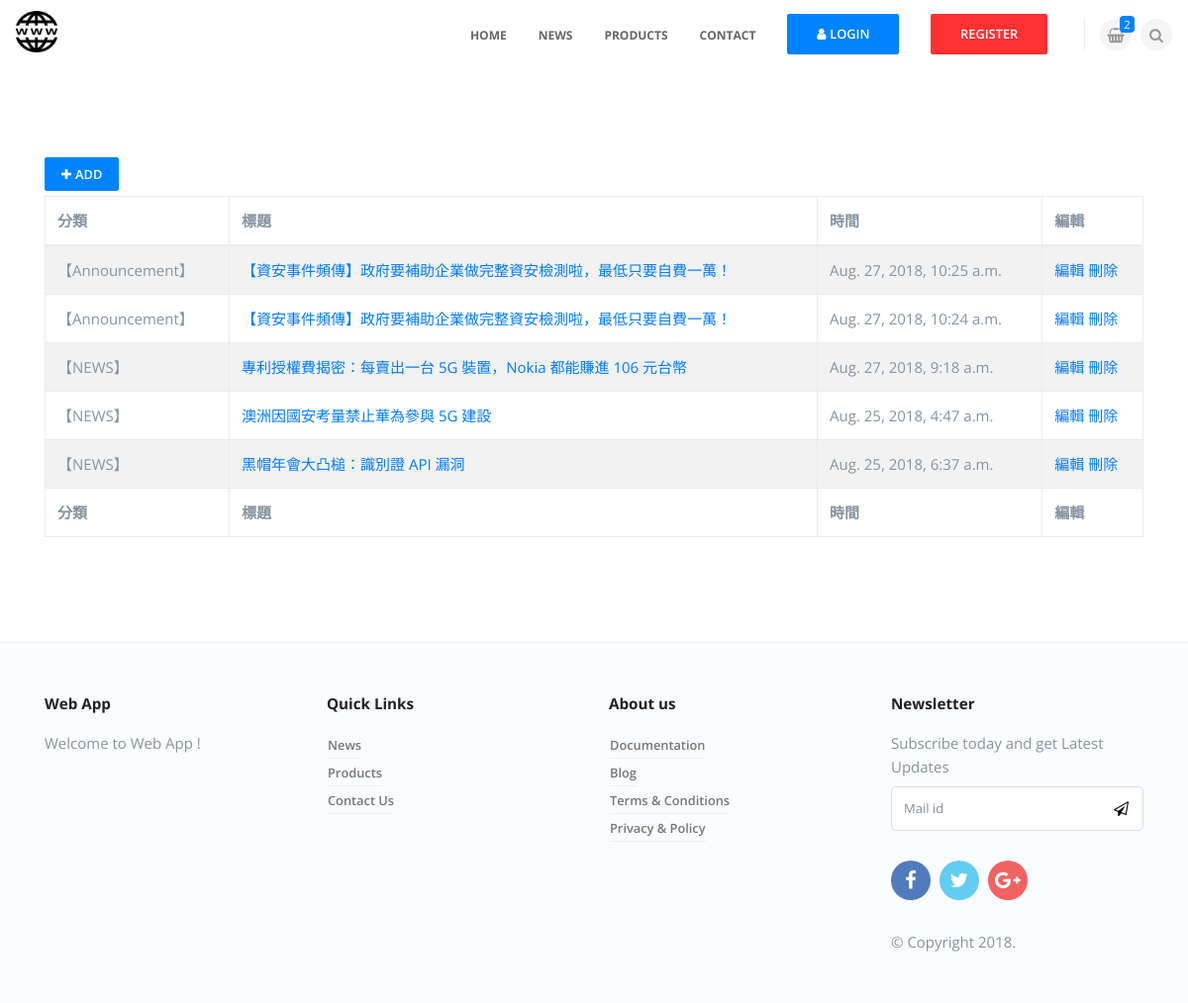
Page /dashboard/ on the earlier database version.
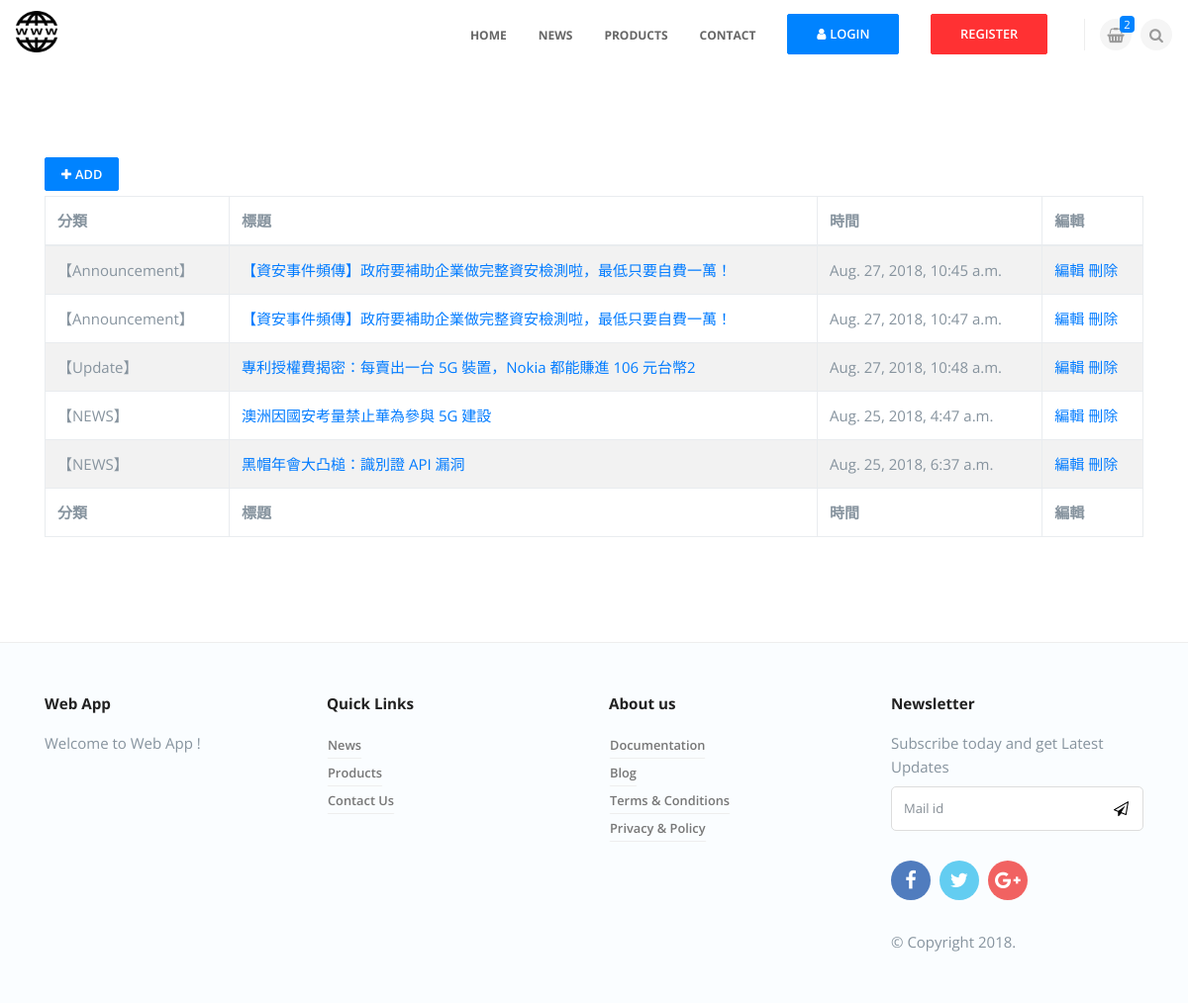
Same page on the later database version.
### news/models.py (models this page shows, shortened)
class NewsUnit(models.Model):
    catego = models.CharField(max_length=10, null=False)
    nickname = models.CharField(max_length=20, null=False)
    title = models.CharField(max_length=50, null=False)
    message = models.TextField(null=False)
    pubtime = models.DateTimeField(auto_now=True)
    enabled = models.BooleanField(default=False)
    press = models.IntegerField(default=0)

### app/views.py (the view)
# urls.py: url(r'^dashboard/$', app_view.dashboard),
def dashboard(request, pageindex=None):  #管理頁面
	global page1
	pagesize = 8
	newsall = news_model.NewsUnit.objects.all().order_by('-id')
	datasize = len(newsall)
	totpage = math.ceil(datasize / pagesize)
	if pageindex==None:
		page1 = 1
		newsunits = news_model.NewsUnit.objects.order_by('-id')[:pagesize]
	elif pageindex=='1':
		start = (page1-2)*pagesize
		if start >= 0:
			newsunits = news_model.NewsUnit.objects.order_by('-id')[start:(start+pagesize)]
			page1 -= 1
	elif pageindex=='2':
		start = page1*pagesize
		if start < datasize:
			newsunits = news_model.NewsUnit.objects.order_by('-id')[start:(start+pagesize)]
			page1 += 1
	elif pageindex=='3':
		start = (page1-1)*pagesize
		newsunits = news_model.NewsUnit.objects.order_by('-id')[start:(start+pagesize)]
	currentpage = page1
	return render(request, "admin/dashboard.html", locals())

### templates/admin/dashboard.html (shortened to what this page needs)
{% extends 'app.html' %}
{% block content %}
    <div class="container pt90 pb90">
            <a href="/newsadd/" class="btn btn-primary mb5"><i class="fa fa-plus mr-1"></i>ADD</a>
        <table id="data-table" class="table table-striped table-bordered" cellspacing="0" width="100%">
            <thead>
                <tr>
                        <th align="left">分類</th>
                        <th align="left">標題</th>
                        <th align="left">時間</th>
                        <th align="left">編輯</th>
                </tr>
            </thead>
            <tfoot>
                <tr>
                        <th align="left">分類</th>
                        <th align="left">標題</th>
                        <th align="left">時間</th>
                        <th align="left">編輯</th>
                </tr>
            </tfoot>
            <tbody>
                {% for unit in newsunits %}
                    <tr>
                    <td><div>【{{ unit.catego }}】</div></td>
                    <td><a href="/newsedit/{{unit.id}}/">{{ unit.title }}</a></td>
                    <td>{{ unit.pubtime }}</td>
                    <td>
                        <a href="/newsedit/{{unit.id}}/" title="新聞編輯">編輯</a>
                        <a href="/newsdelete/{{unit.id}}/" title="新聞刪除">刪除</a>
                    </td>
                    </tr>
                {% empty %}
                    <div>
                        <p><span>注意</span> 目前新聞資料庫中沒有任何資料！</p>
                    </div>
                {% endfor %}
            </tbody>
        </table>
    </div>
{% endblock %}

Differences in the rows shown:
changed NewsUnit: pubtime "Aug. 27, 2018, 10:25 a.m." → "Aug. 27, 2018, 10:45 a.m."
changed NewsUnit: pubtime "Aug. 27, 2018, 10:24 a.m." → "Aug. 27, 2018, 10:47 a.m."
changed NewsUnit: catego "NEWS" → "Update"; title "專利授權費揭密：每賣出一台 5G 裝置，Nokia 都能賺進 106 元台幣" → "專利授權費揭密：每賣出一台 5G 裝置，Nokia 都能賺進 106 元台幣2"; pubtime "Aug. 27, 2018, 9:18 a.m." → "Aug. 27, 2018, 10:48 a.m."
